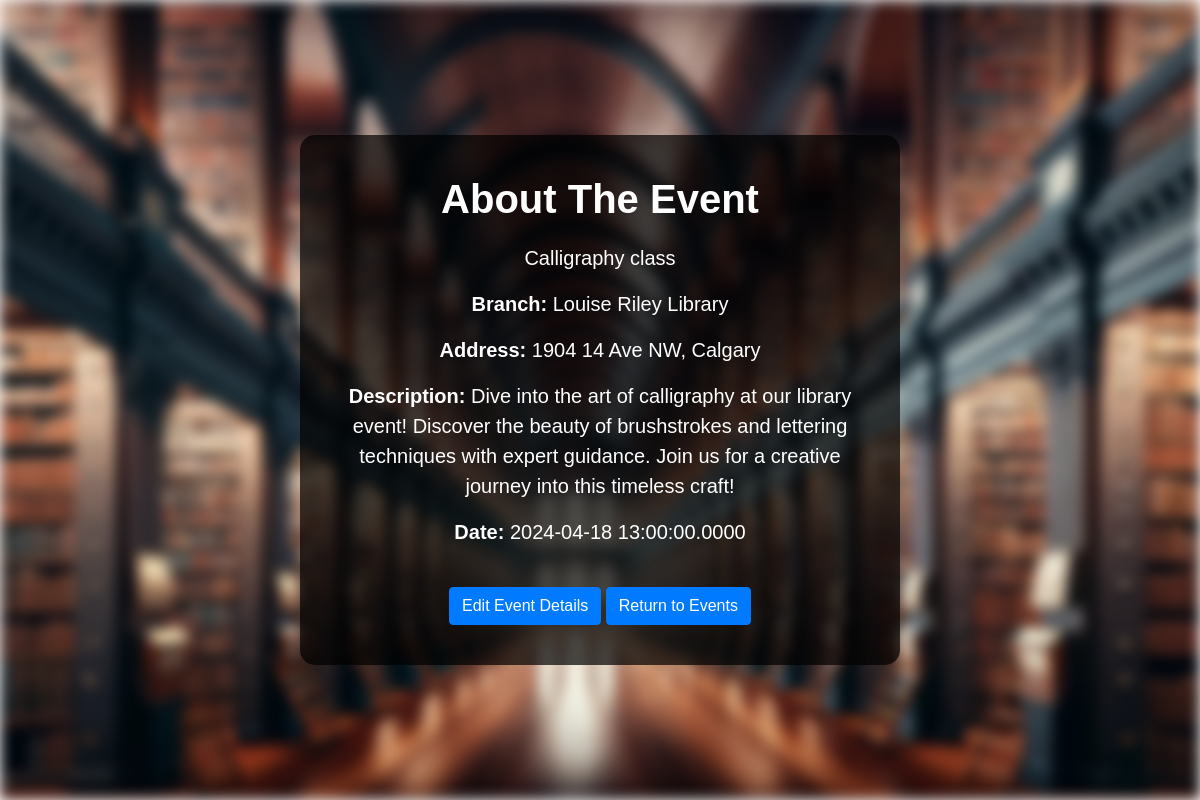
The app's page /includes/admin-about-event.php?EventID=2332 (signed in), older data.
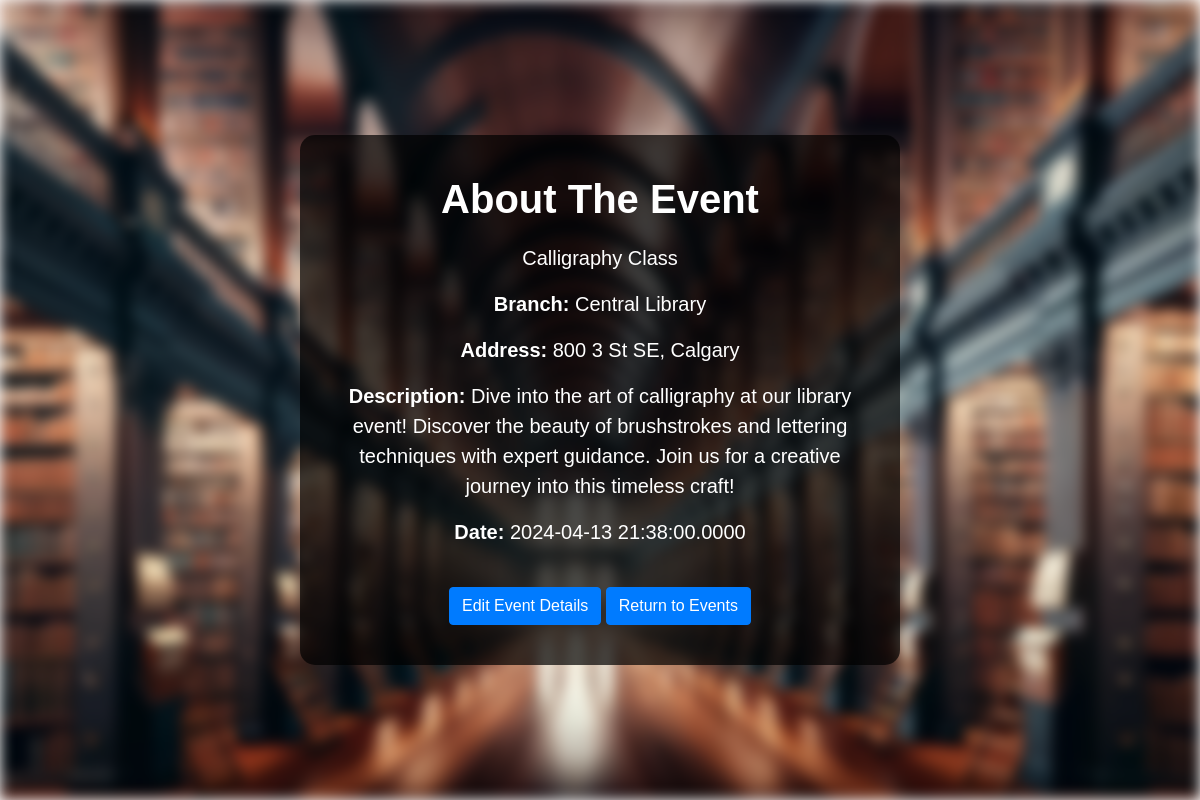
The same page, newer data.
### tables this page shows
CREATE TABLE `event` (
  `EventID` int(100) NOT NULL,
  `EventName` varchar(250) NOT NULL,
  `BranchID` int(100) NOT NULL,
  `Date` timestamp(4) NULL DEFAULT NULL,
  `Description` varchar(200) NOT NULL
);

CREATE TABLE `branch` (
  `BranchID` int(100) NOT NULL,
  `Branch Name` varchar(100) NOT NULL,
  `Address` varchar(250) NOT NULL
);

### includes/admin-about-event.php (the view, shortened to what this page needs)
<?php
include('sqlconnect.php');
$event = isset($_GET['EventID']) ? $_GET['EventID'] : null;
$eventDetails = null;
if ($event) {
    $query = "SELECT event.*, branch.`Branch Name`, branch.`Address` FROM branch JOIN event ON branch.BranchID = event.BranchID WHERE EventID = ?";
    $stmt = $con->prepare($query);
    $stmt->bind_param("i", $event);
    $stmt->execute();
    $result = $stmt->get_result();
    $eventDetails = $result->fetch_assoc();
}
?>
<!DOCTYPE html>
<html lang="en">
<head>
    <link rel="stylesheet" href="https://stackpath.bootstrapcdn.com/bootstrap/4.5.2/css/bootstrap.min.css">
</head>
<body>
    <div class="background"></div>
    <div class="overlay">
        <h1 class="edit-details-event">About The Event</h1>
        <div class="event-details">
            <?php echo htmlspecialchars($eventDetails['EventName']); ?></p>
            <p><strong>Branch:</strong> <?php echo htmlspecialchars($eventDetails['Branch Name']); ?></p>
            <p><strong>Address:</strong> <?php echo htmlspecialchars($eventDetails['Address']); ?></p>
            <p><strong>Description:</strong> <?php echo htmlspecialchars($eventDetails['Description']); ?></p>
            <p><strong>Date:</strong> <?php echo htmlspecialchars($eventDetails['Date']); ?></p>
        </div>
        <a href="edit-event.php?EventID=<?php echo $eventDetails['EventID']; ?>" class="btn btn-primary edit-button">Edit Event Details</a>
        <a href="admin-event.php" class="btn btn-primary edit-button">Return to Events</a>
    </div>
</body>
</html>

### includes/admin-about-event.php (style rules this page uses)
body { margin: 0; padding: 0; font-family: Arial, sans-serif; overflow: hidden; height: 100vh; display: flex; justify-content: center; align-items: center; }
.background { position: fixed; top: 0; left: 0; width: 100%; height: 100%; background: url('bookimg/bgpic.jpg') no-repeat center center fixed; background-size: cover; filter: blur(7px); z-index: -1; }
.overlay { background-color: rgba(0, 0, 0, 0.7); padding: 40px; border-radius: 15px; width: 100%; max-width: 600px; text-align: center; color: white; }
.edit-details-event { font-weight: bold; color: white; margin-bottom: 20px; }
.event-details { font-size: 20px; color: white; margin-bottom: 20px; }
.edit-button { margin-top: 20px; }

Row changes from the older to the newer data that the page shows:
changed event: EventName "Calligraphy class" → "Calligraphy Class"; BranchID "Louise Riley Library" → "Central Library"; BranchID.Address "1904 14 Ave NW, Calgary" → "800 3 St SE, Calgary"; Date "2024-04-18 13:00:00.0000" → "2024-04-13 21:38:00.0000"
